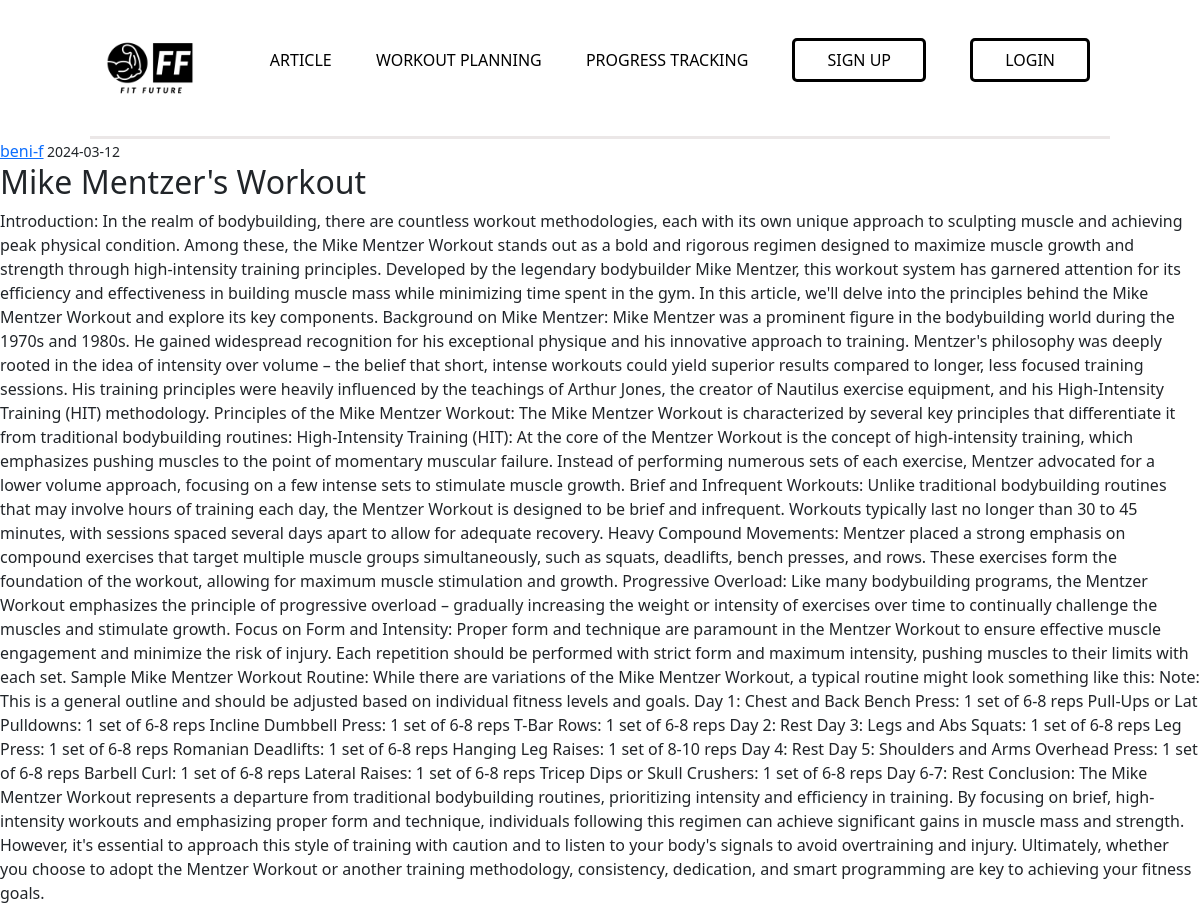
Page /articles/4 on the earlier database version.
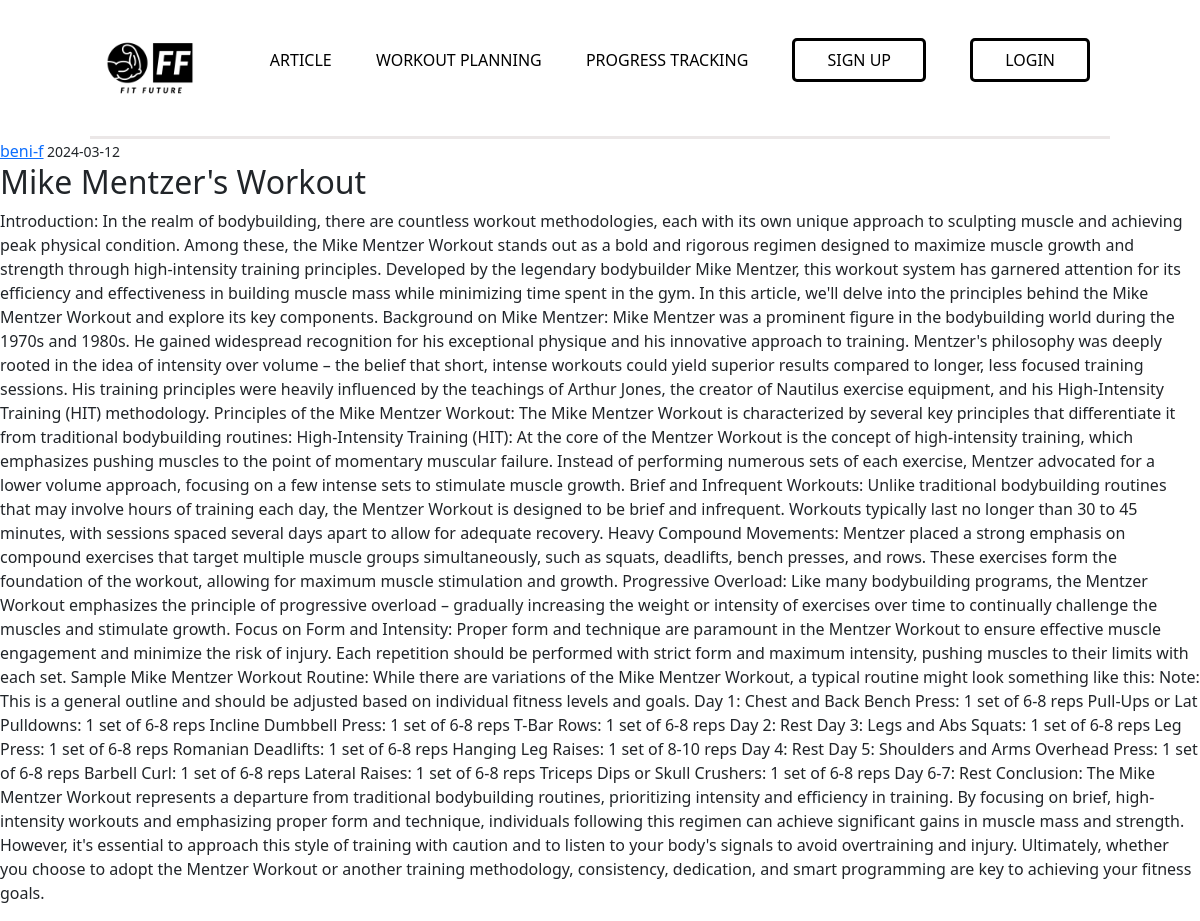
Same page on the later database version.
### fitfuture/db_models.py (models this page shows, shortened)
class User(db.Model, UserMixin):
    id = db.Column(db.Integer, primary_key=True)
    firstname = db.Column(db.String(32), nullable=False)
    lastname = db.Column(db.String(32), nullable=False)
    height = db.Column(db.Integer, nullable=False)
    weight = db.Column(db.Integer, nullable=False)
    gender = db.Column(db.String(10), nullable=True)
    username = db.Column(db.String(20), unique=True, nullable=False)
    email = db.Column(db.String(120), unique=True, nullable=False)
    image_file = db.Column(db.String(20), default='profile-user.png')
    password = db.Column(db.String(60), nullable=False)
    articles = db.relationship('Article', backref='author', lazy=True)
    workouts = db.relationship('Workout', backref='user', lazy=True)
    progress = db.relationship('Progress', backref='user', lazy=True)

class Article(db.Model):
    id = db.Column(db.Integer, primary_key=True)
    title = db.Column(db.String(120), nullable=False)
    date_posted = db.Column(db.DateTime, nullable=False, default=datetime.utcnow)
    content = db.Column(db.Text, nullable=False)
    user_id = db.Column(db.Integer, db.ForeignKey('user.id'), nullable=False)

### fitfuture/routes.py (the view)
@app.route('/articles/<int:article_id>')
def article(article_id):
    article = Article.query.get_or_404(article_id)
    return render_template('show_article.html', article=article)

### fitfuture/templates/show_article.html (shortened to what this page needs)
{% extends "layout.html" %}
{% block content %}
    <article>
        <div class="show-article">
            <div>
                <a href="#">{{ article.author.username }} </a>
                <small> {{ article.date_posted.strftime('%Y-%m-%d') }}</small>
            </div>
            <h2>{{ article.title }}</h2>
            <p>{{ article.content }}</p>
        </div>
    </article>
{% endblock content %}

### fitfuture/templates/layout.html (shortened to what this page needs)
<!DOCTYPE html>
<html lang="en">
<head>
    <link rel="stylesheet" href="{{ url_for('static', filename='styles/main.css') }}">
    <link rel="stylesheet" href="{{ url_for('static', filename='styles/account.css')}}">
    <link rel="stylesheet" href="{{ url_for('static', filename='styles/workout.css') }}">
    <link rel="stylesheet" href="{{ url_for('static', filename='styles/article.css') }}">
    <link href="https://stackpath.bootstrapcdn.com/bootstrap/4.5.2/css/bootstrap.min.css" rel="stylesheet">
    <link href="https://cdn.jsdelivr.net/npm/bootstrap@5.3.0-alpha1/dist/css/bootstrap.min.css" rel="stylesheet">
    </head>
</head>
<body>
    <div class="navbar">
        <a href="{{ url_for('home')}}"><img src="{{ url_for('static', filename='images/logo-black.png') }}" class="logo"></a>
        <ul>
            <li><a href="{{ url_for('articles') }}" class="links" >Article</a></li>
            <li><a href="{{ url_for('workout')}}" class="links">Workout Planning</a></li>
            <li><a href="#" class="links">Progress Tracking</a></li>
            {% if current_user.is_authenticated %}
            <li><a href="{{ url_for('account') }}" class="links">Account</a></li>
            <li><a href="{{ url_for('logout') }}" class="nav-btn">Logout</a></li>
            {% else %}
            <li><a href="{{ url_for('register') }}" class="nav-btn">Sign Up</a></li>
            <li><a href="{{ url_for('login') }}" class="nav-btn">Login</a></li>
            {% endif %}
        </ul>
    </div>
    {% block content %}{% endblock %}
</body>
</html>

### fitfuture/static/styles/main.css (style rules this page uses)
body { margin: 0; padding: 0; font-family: 'Poppins', sans-serif; background-color: rgb(251, 251, 251); }
.navbar { width: 85%; margin: auto; padding: 15px 0; display: flex; align-items: center; justify-content: space-between; border-bottom: solid rgb(235, 231, 231) }
.logo { height: 120px; width: 120px; cursor: pointer; }
.navbar ul li { list-style: none; display: inline-block; margin: 0 20px; position: relative; }
.navbar ul li a { text-decoration: none; color: black; text-transform: uppercase; }
.links::after { content: ''; height: 2px; width: 0; background: black; position: absolute; left: 0; bottom: -10px; transition: 0.5s; }
.nav-btn { padding: .5rem 2rem; border: solid; background-color: white; border-radius: 5px; }

### fitfuture/static/styles/account.css (style rules this page uses)
body { font-family: Poppins; margin: 0; }

### fitfuture/static/styles/workout.css (style rules this page uses)
body { margin: 30px; }

### fitfuture/static/styles/article.css (style rules this page uses)
.show-article div { width: 10%; display: flex; justify-content: space-between; align-items: center; }
.show-article h2 { margin-top: 0px; }

Differences in the rows shown:
changed Article "Mike Mentzer's Workout": content "…set of 6-8 reps Tricep Dips or Skull Crushers: 1 set of 6-8 reps Day 6-7: Rest Conclusion: The Mike Mentzer Workout represents a departure from traditional bodybuilding routines, prioritizing intensity and efficiency in training. By focusing on brief, high-intensity workouts and emphasizing proper form and technique, individuals following this regimen can achieve significant gains in muscl" → "…set of 6-8 reps Triceps Dips or Skull Crushers: 1 set of 6-8 reps Day 6-7: Rest Conclusion: The Mike Mentzer Workout represents a departure from traditional bodybuilding routines, prioritizing intensity and efficiency in training. By focusing on brief, high-intensity workouts and emphasizing proper form and technique, individuals following this regimen can achieve significant gains in musc"
